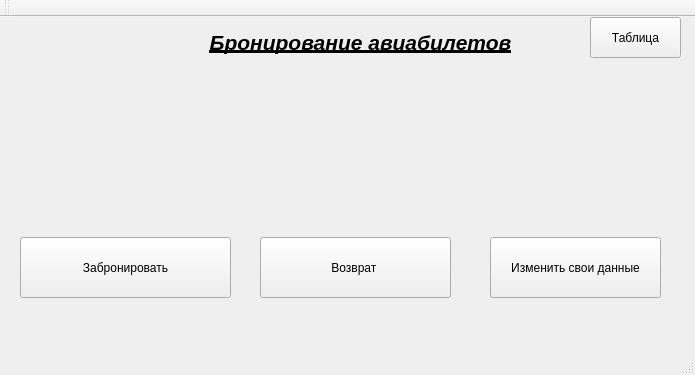
<?xml version="1.0" encoding="UTF-8"?>
<ui version="4.0">
 <class>MainWindow</class>
 <widget class="QMainWindow" name="MainWindow">
  <property name="geometry">
   <rect>
    <x>0</x>
    <y>0</y>
    <width>695</width>
    <height>375</height>
   </rect>
  </property>
  <property name="windowTitle">
   <string>MainWindow</string>
  </property>
  <widget class="QWidget" name="centralWidget">
   <widget class="QPushButton" name="pushButton">
    <property name="geometry">
     <rect>
      <x>590</x>
      <y>0</y>
      <width>91</width>
      <height>41</height>
     </rect>
    </property>
    <property name="text">
     <string>Таблица</string>
    </property>
   </widget>
   <widget class="QLabel" name="label">
    <property name="geometry">
     <rect>
      <x>290</x>
      <y>50</y>
      <width>141</width>
      <height>151</height>
     </rect>
    </property>
    <property name="text">
     <string/>
    </property>
    <property name="pixmap">
     <pixmap>C:/Users/Эльшан/Desktop/liner_passenger_ship_ocean-128.png</pixmap>
    </property>
   </widget>
   <widget class="QLabel" name="label_2">
    <property name="geometry">
     <rect>
      <x>190</x>
      <y>10</y>
      <width>341</width>
      <height>31</height>
     </rect>
    </property>
    <property name="text">
     <string>&lt;html&gt;&lt;head/&gt;&lt;body&gt;&lt;p align=&quot;center&quot;&gt;&lt;span style=&quot; font-size:16pt; font-weight:600; font-style:italic; text-decoration: underline;&quot;&gt;Бронирование авиабилетов&lt;/span&gt;&lt;/p&gt;&lt;/body&gt;&lt;/html&gt;</string>
    </property>
   </widget>
   <widget class="QPushButton" name="pushButton_2">
    <property name="geometry">
     <rect>
      <x>260</x>
      <y>220</y>
      <width>191</width>
      <height>61</height>
     </rect>
    </property>
    <property name="text">
     <string>Возврат </string>
    </property>
   </widget>
   <widget class="QPushButton" name="pushButton_3">
    <property name="geometry">
     <rect>
      <x>490</x>
      <y>220</y>
      <width>171</width>
      <height>61</height>
     </rect>
    </property>
    <property name="text">
     <string>Изменить свои данные</string>
    </property>
   </widget>
   <widget class="QPushButton" name="zabron">
    <property name="geometry">
     <rect>
      <x>20</x>
      <y>220</y>
      <width>211</width>
      <height>61</height>
     </rect>
    </property>
    <property name="text">
     <string>Забронировать</string>
    </property>
   </widget>
  </widget>
  <widget class="QMenuBar" name="menuBar">
   <property name="geometry">
    <rect>
     <x>0</x>
     <y>0</y>
     <width>695</width>
     <height>21</height>
    </rect>
   </property>
  </widget>
  <widget class="QToolBar" name="mainToolBar">
   <attribute name="toolBarArea">
    <enum>TopToolBarArea</enum>
   </attribute>
   <attribute name="toolBarBreak">
    <bool>false</bool>
   </attribute>
  </widget>
  <widget class="QStatusBar" name="statusBar"/>
 </widget>
 <layoutdefault spacing="6" margin="11"/>
 <resources/>
 <connections/>
</ui>
